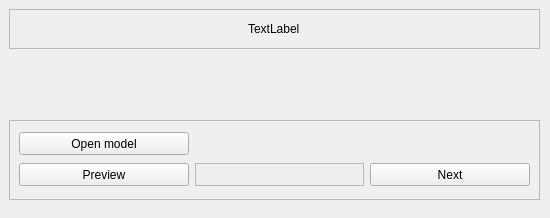
<?xml version="1.0" encoding="UTF-8"?>
<ui version="4.0">
 <class>PhysicalObject</class>
 <widget class="QWidget" name="PhysicalObject">
  <property name="geometry">
   <rect>
    <x>0</x>
    <y>0</y>
    <width>550</width>
    <height>218</height>
   </rect>
  </property>
  <property name="windowTitle">
   <string>Physical Object</string>
  </property>
  <widget class="QWidget" name="dockWidget_physicalObjectContents" native="true">
   <property name="geometry">
    <rect>
     <x>9</x>
     <y>9</y>
     <width>531</width>
     <height>191</height>
    </rect>
   </property>
   <layout class="QGridLayout" name="gridLayout_3">
    <item row="0" column="0">
     <widget class="QFrame" name="frame">
      <property name="maximumSize">
       <size>
        <width>16777215</width>
        <height>40</height>
       </size>
      </property>
      <property name="frameShape">
       <enum>QFrame::StyledPanel</enum>
      </property>
      <property name="frameShadow">
       <enum>QFrame::Raised</enum>
      </property>
      <layout class="QGridLayout" name="gridLayout_2">
       <item row="0" column="0" alignment="Qt::AlignHCenter|Qt::AlignVCenter">
        <widget class="QLabel" name="label">
         <property name="text">
          <string>TextLabel</string>
         </property>
        </widget>
       </item>
      </layout>
     </widget>
    </item>
    <item row="1" column="0">
     <widget class="QWidget" name="widget_2" native="true"/>
    </item>
    <item row="2" column="0">
     <widget class="QFrame" name="frame_2">
      <property name="minimumSize">
       <size>
        <width>513</width>
        <height>80</height>
       </size>
      </property>
      <property name="maximumSize">
       <size>
        <width>16777215</width>
        <height>80</height>
       </size>
      </property>
      <property name="frameShape">
       <enum>QFrame::StyledPanel</enum>
      </property>
      <property name="frameShadow">
       <enum>QFrame::Raised</enum>
      </property>
      <layout class="QGridLayout" name="gridLayout">
       <item row="1" column="2">
        <widget class="QPushButton" name="pushButton_next">
         <property name="maximumSize">
          <size>
           <width>160</width>
           <height>23</height>
          </size>
         </property>
         <property name="text">
          <string>Next</string>
         </property>
        </widget>
       </item>
       <item row="1" column="0">
        <widget class="QPushButton" name="pushButton_preview">
         <property name="minimumSize">
          <size>
           <width>160</width>
           <height>23</height>
          </size>
         </property>
         <property name="text">
          <string>Preview</string>
         </property>
        </widget>
       </item>
       <item row="1" column="1">
        <widget class="QFrame" name="frame_3">
         <property name="minimumSize">
          <size>
           <width>161</width>
           <height>23</height>
          </size>
         </property>
         <property name="frameShape">
          <enum>QFrame::StyledPanel</enum>
         </property>
         <property name="frameShadow">
          <enum>QFrame::Raised</enum>
         </property>
        </widget>
       </item>
       <item row="0" column="0">
        <widget class="QPushButton" name="pushButton_browserModelFile">
         <property name="minimumSize">
          <size>
           <width>160</width>
           <height>23</height>
          </size>
         </property>
         <property name="text">
          <string>Open model</string>
         </property>
        </widget>
       </item>
      </layout>
     </widget>
    </item>
   </layout>
  </widget>
 </widget>
 <resources/>
 <connections/>
</ui>
